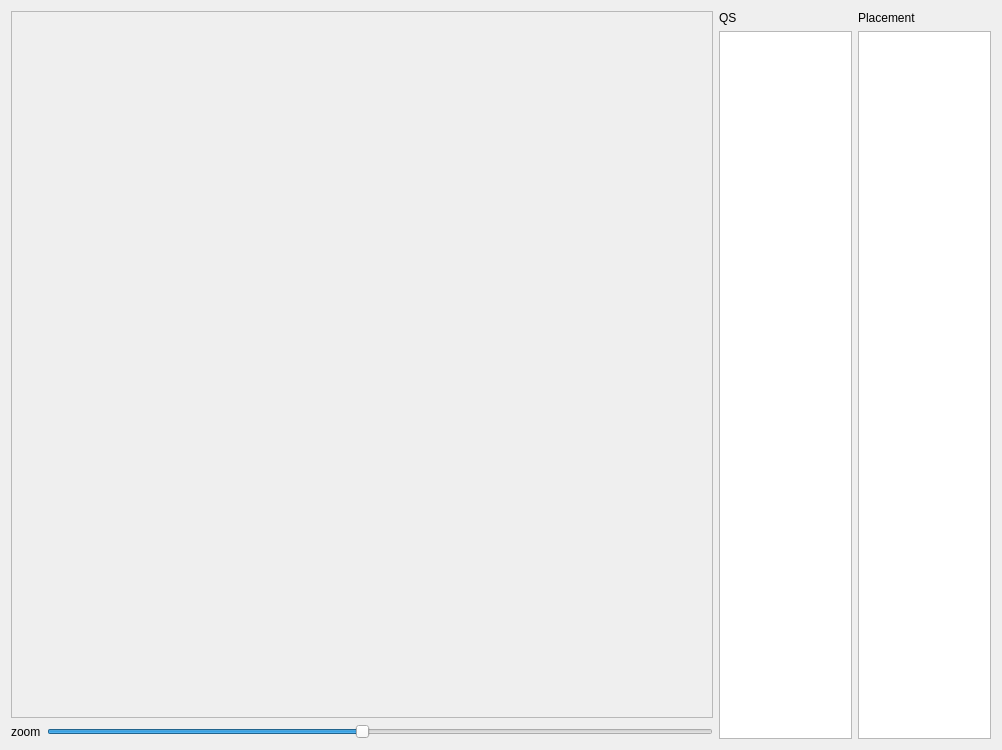
<?xml version="1.0" encoding="UTF-8"?>
<ui version="4.0">
 <class>EPAViewerWidget</class>
 <widget class="QWidget" name="EPAViewerWidget">
  <property name="geometry">
   <rect>
    <x>0</x>
    <y>0</y>
    <width>1002</width>
    <height>750</height>
   </rect>
  </property>
  <property name="windowTitle">
   <string>Form</string>
  </property>
  <layout class="QGridLayout" name="gridLayout">
   <item row="0" column="0" rowspan="2" colspan="2">
    <widget class="QScrollArea" name="saTree">
     <property name="sizePolicy">
      <sizepolicy hsizetype="Expanding" vsizetype="Expanding">
       <horstretch>5</horstretch>
       <verstretch>0</verstretch>
      </sizepolicy>
     </property>
     <property name="widgetResizable">
      <bool>true</bool>
     </property>
     <widget class="QWidget" name="scrollAreaWidgetContents">
      <property name="geometry">
       <rect>
        <x>0</x>
        <y>0</y>
        <width>704</width>
        <height>704</height>
       </rect>
      </property>
     </widget>
    </widget>
   </item>
   <item row="0" column="2">
    <widget class="QLabel" name="label_2">
     <property name="sizePolicy">
      <sizepolicy hsizetype="Preferred" vsizetype="Fixed">
       <horstretch>0</horstretch>
       <verstretch>0</verstretch>
      </sizepolicy>
     </property>
     <property name="text">
      <string>QS</string>
     </property>
    </widget>
   </item>
   <item row="0" column="3">
    <widget class="QLabel" name="label_3">
     <property name="sizePolicy">
      <sizepolicy hsizetype="Preferred" vsizetype="Fixed">
       <horstretch>0</horstretch>
       <verstretch>0</verstretch>
      </sizepolicy>
     </property>
     <property name="text">
      <string>Placement</string>
     </property>
    </widget>
   </item>
   <item row="1" column="2" rowspan="2">
    <widget class="QListView" name="lvTaxon">
     <property name="sizePolicy">
      <sizepolicy hsizetype="Expanding" vsizetype="Expanding">
       <horstretch>1</horstretch>
       <verstretch>0</verstretch>
      </sizepolicy>
     </property>
    </widget>
   </item>
   <item row="1" column="3" rowspan="2">
    <widget class="QListView" name="lvPosition">
     <property name="sizePolicy">
      <sizepolicy hsizetype="Expanding" vsizetype="Expanding">
       <horstretch>1</horstretch>
       <verstretch>0</verstretch>
      </sizepolicy>
     </property>
    </widget>
   </item>
   <item row="2" column="0">
    <widget class="QLabel" name="label">
     <property name="sizePolicy">
      <sizepolicy hsizetype="Fixed" vsizetype="Preferred">
       <horstretch>0</horstretch>
       <verstretch>0</verstretch>
      </sizepolicy>
     </property>
     <property name="text">
      <string>zoom</string>
     </property>
    </widget>
   </item>
   <item row="2" column="1">
    <widget class="QSlider" name="slZoom">
     <property name="sizePolicy">
      <sizepolicy hsizetype="Expanding" vsizetype="Fixed">
       <horstretch>0</horstretch>
       <verstretch>0</verstretch>
      </sizepolicy>
     </property>
     <property name="minimum">
      <number>10</number>
     </property>
     <property name="maximum">
      <number>200</number>
     </property>
     <property name="value">
      <number>100</number>
     </property>
     <property name="orientation">
      <enum>Qt::Horizontal</enum>
     </property>
    </widget>
   </item>
  </layout>
 </widget>
 <resources/>
 <connections/>
</ui>
